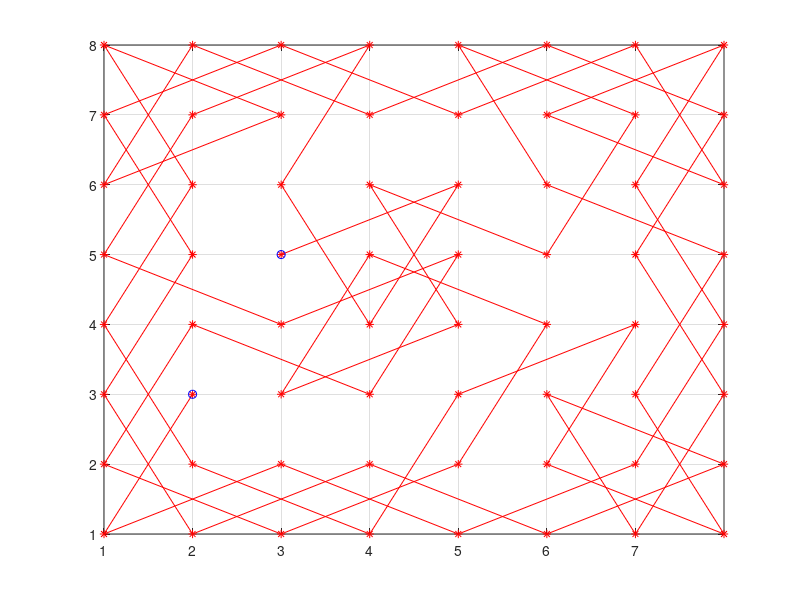

Source code (MATLAB):
clear all
close all
%[x,y] = textread('out_cut.txt','%n %n', 'headerlines',2);

board_edge = 8;
board_size = board_edge^2;

num_skip = 2;
start_ind = num_skip * (board_size + 2);

fid = fopen('out.txt','rt');
%fid = fopen('out_terminal.txt','rt');
input = textscan(fid,'%d %d', board_size+1, 'headerlines', start_ind + 4);
x = cell2mat(input(:,1));
y = cell2mat(input(:,2));

x_start = 2;
y_start = 3;

x_end = x(board_size);
y_end = y(board_size);

show_ind = 1:board_size;
figure
plot(x(show_ind),y(show_ind),'r*-', ...
    x_start, y_start,'bo',...
    x_end, y_end,'bo')
tickValues = 0:1:(board_edge-1);
set(gca,'XTick',tickValues)
grid on




